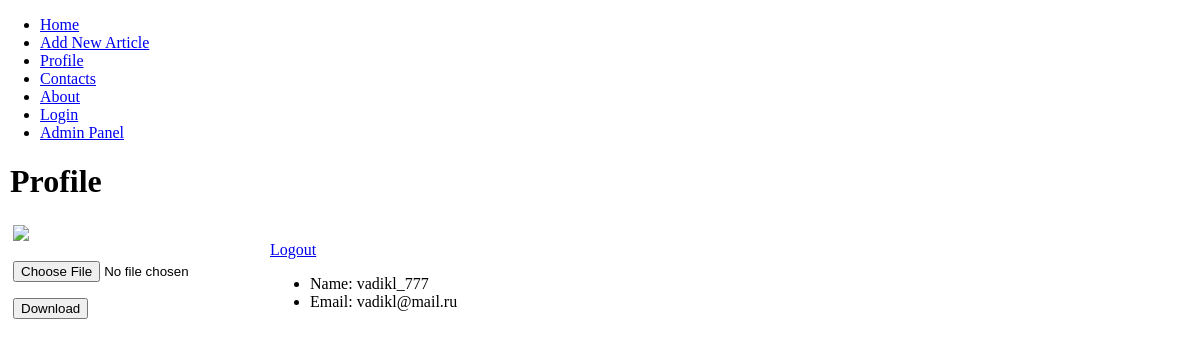
Screenshot of /profile (signed in) with the database file from the repository.
### tables this page shows
CREATE TABLE site_menu(
	id integer PRIMARY KEY AUTOINCREMENT,
	title text NOT NULL,
	url text NOT NULL
);

CREATE TABLE users (
    id integer PRIMARY KEY AUTOINCREMENT,
    name text NOT NULL,
    email text NOT NULL,
    password text NOT NULL,
    user_avatar BLOB DEFAULT NULL,
    time integer NOT NULL
);

### articles.py (the view)
@app.route('/profile', methods=['POST', 'GET'])
@login_required
def profile():
    return render_template('profile.html', title='Profile', site_menu=dbase.get_menu(), user_info=current_user.get_id())

### FDataBase.py (called while the page is built)
    def get_menu(self):
        query = """SELECT * FROM site_menu"""
        try:
            self.__cur.execute(query)
            res = self.__cur.fetchall()
            if res:
                return res
        except:
            print('DataBase Reading Error')
        return []

    def get_user(self, user_id):
        try:
            self.__cur.execute(f"SELECT * FROM users WHERE id = {user_id} LIMIT 1")
            res = self.__cur.fetchone()
            if not res:
                print('The User Not Found!')
                return False
            return res
        except sqlite3.Error as error:
            print('An Error Has Occurred While Extracting the Data From the Database\nType Error:', error)
        return False

### UserLogin.py (called while the page is built)
    def from_db(self, user_id, db):
        self.__user = db.get_user(user_id)
        return self

    def get_id(self):
        return str(self.__user['id'])

    def get_name(self):
        return self.__user['name'] if self.__user else 'No Name'

    def get_email(self):
        return self.__user['email'] if self.__user else 'No Email'

### articles.py (called while the page is built)
@login_manager.user_loader
def load_user(user_id):
    return UserLogin().from_db(user_id, dbase)

def connect_db():
    conn = sqlite3.connect(app.config['DATABASE'])
    conn.row_factory = sqlite3.Row  # to return records as a dictionary
    return conn

def get_db():
    if not hasattr(g, 'site.db'):
        g.site_db = connect_db()
    return g.site_db

@app.before_request
def before_request():
    global dbase
    db = get_db()
    dbase = FDataBase(db)

### templates/profile.html (shortened to what this page needs)
  {% extends 'base.html' %}
{% block content %}
{{ super() }}
<table border="0">
	<tr><td valign="top">
		<div class="profile-ava"><img src="{{ url_for('user_avatar') }}"></div>
		<div class="profile-load">
		<form action="{{url_for('upload')}}" method="POST" enctype="multipart/form-data">
			<p><input type="file" name="file" value="Pick a New Photo"></p>
			<p><input type="submit" value="Download"></p>
		</form>
		</div>
	</td>
	<td valign="top" class="profile-panel">
		<p><a href="{{url_for('logout')}}">Logout</a>
		<ul class="profile-info">
		<li>Name: {{ current_user.get_name() }}</li>
		<li>Email: {{ current_user.get_email() }}</li>
		</ul>
	</td></tr>
</table>
{% endblock %}

### templates/base.html (shortened to what this page needs)
<!DOCTYPE html>
<html>
<head>
<link type="text/css" href="{{ url_for('static', filename='css/styles.css') }}" rel="stylesheet">
</head>
<body>
{% block content -%}
	{%- block site_menu -%}
	<ul class='site_menu'>
		{% for menu_element in site_menu  %}
			<li><a href="{{ menu_element.url }}">{{ menu_element.title }}</a></li>
		{% endfor %}
	</ul>
	{% endblock site_menu -%}
<div class="content">
{% if title -%}
	<h1>{{ title }}</h1>
{% else -%}
	<h1>Travelling Articles</h1>
{% endif -%}
{% endblock content -%}
</div>
</body>
</html>

### admin_panel/static/css/styles.css (style rules this page uses)
html, body { width: 100%; height: 100%; margin: 0; padding: 0; }
.content { margin: 10px; }

### rows the page displays
site_menu: title "Home"
site_menu: title "Add New Article"
site_menu: title "Profile"
site_menu: title "Contacts"
site_menu: title "About"
site_menu: title "Login"
site_menu: title "Admin Panel"
users: get_name "vadikl_777", get_email "vadikl@mail.ru"
